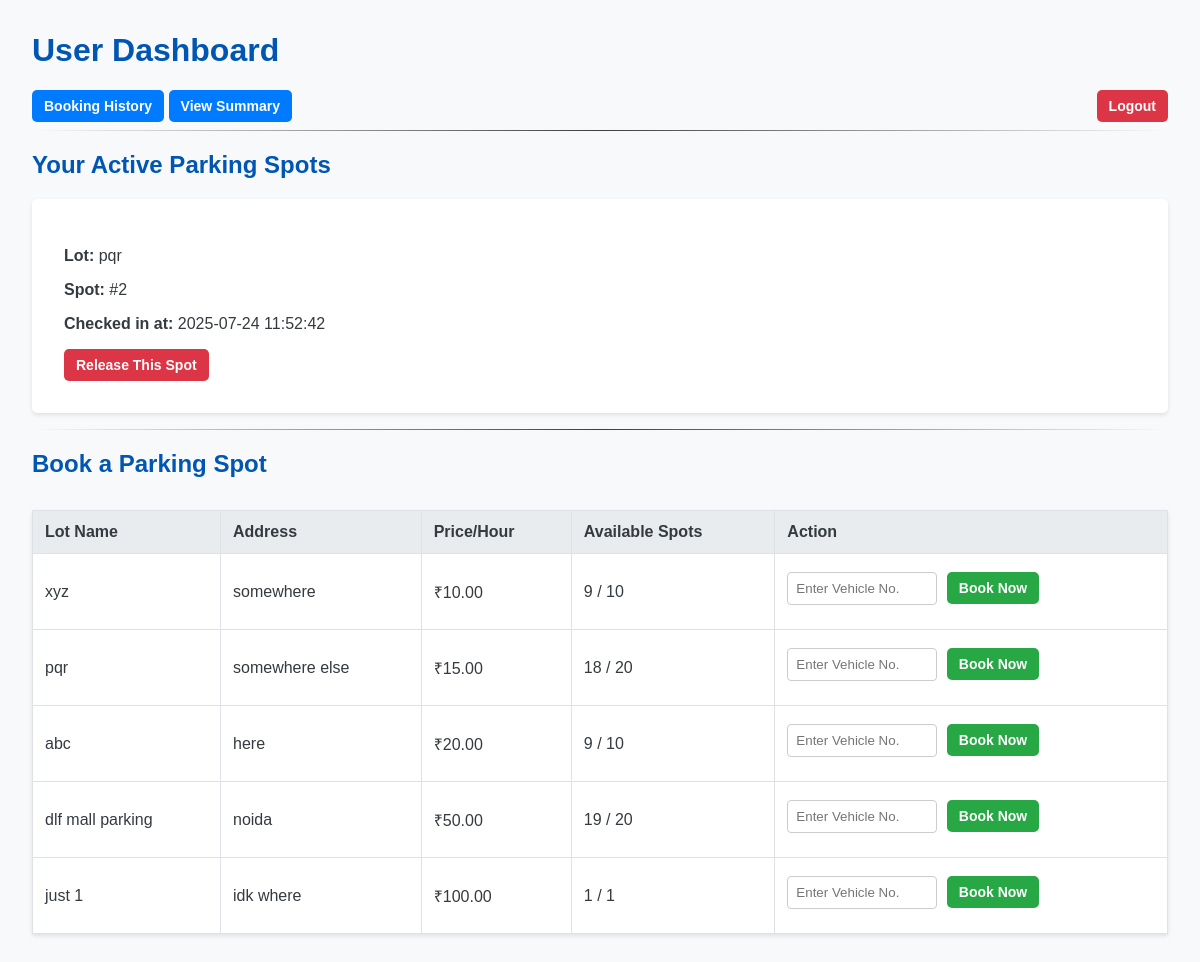
The app's page /dashboard (signed in) with its own data.
### models/models.py (models this page shows)
class Booking(db.Model):
    __tablename__ = 'bookings'
    id = db.Column(db.Integer, primary_key=True)
    vehicle_number = db.Column(db.String(20), nullable=False)
    check_in_time = db.Column(db.DateTime, nullable=False, default=datetime.utcnow)
    check_out_time = db.Column(db.DateTime, nullable=True)
    total_cost = db.Column(db.Float, nullable=True)
    user_id = db.Column(db.Integer, db.ForeignKey('users.id'), nullable=False)
    spot_id = db.Column(db.Integer, db.ForeignKey('parking_spots.id'), nullable=False)

class ParkingLot(db.Model):
    __tablename__ = 'parking_lots'
    id = db.Column(db.Integer, primary_key=True)
    name = db.Column(db.String(100), nullable=False)
    address = db.Column(db.String(200), nullable=False)
    pincode = db.Column(db.String(10), nullable=False)
    price_per_hour = db.Column(db.Float, nullable=False)
    capacity = db.Column(db.Integer, nullable=False)
    spots = db.relationship('ParkingSpot', backref='parking_lot', lazy=True, cascade="all, delete-orphan")

class ParkingSpot(db.Model):
    __tablename__ = 'parking_spots'
    id = db.Column(db.Integer, primary_key=True)
    spot_number = db.Column(db.Integer, nullable=False)
    status = db.Column(db.String(1), default='A', nullable=False)
    lot_id = db.Column(db.Integer, db.ForeignKey('parking_lots.id'), nullable=False)
    bookings = db.relationship('Booking', backref='parking_spot', lazy=True)

### app.py (the view)
@app.route('/dashboard')
def user_dashboard():
    user_id = session.get('user_id')
    if not user_id:
        return redirect(url_for('login'))
    active_bookings = Booking.query.filter_by(user_id=user_id, check_out_time=None).all()
    lots = ParkingLot.query.all()
    for lot in lots:
        lot.available_spots = ParkingSpot.query.filter_by(lot_id=lot.id, status='A').count()
    return render_template('user_dashboard.html', lots=lots, active_bookings=active_bookings)

### templates/user_dashboard.html (shortened to what this page needs)
<!DOCTYPE html>
<html lang="en">
<head>
    <link rel="stylesheet" href="{{ url_for('static', filename='css/styles.css') }}">
</head>
<body>
    <h1>User Dashboard</h1>
    <div>
        <a href ="{{ url_for('user_history') }}" class="btn btn-primary">Booking History</a>
        <a href="{{ url_for('user_charts') }}" class="btn btn-primary">View Summary</a>
        <a href="{{ url_for('logout') }}" class="btn btn-danger" style="float:right;">Logout</a>
    </div>
    <hr>
    <h2>Your Active Parking Spots</h2>
    {% if active_bookings %}
        {% for booking in active_bookings %}
        <div class="card-form" style="margin-bottom: 1em;">
            <p><strong>Lot:</strong> {{ booking.parking_spot.parking_lot.name }}</p>
            <p><strong>Spot:</strong> #{{ booking.parking_spot.spot_number }}</p>
            <p><strong>Checked in at:</strong> {{ booking.check_in_time.strftime('%Y-%m-%d %H:%M:%S') }}</p>
            <form action="{{ url_for('release_spot', booking_id=booking.id) }}" method="POST">
                <button type="submit" class="btn btn-danger">Release This Spot</button>
            </form>
        </div>
        {% endfor %}
    {% else %}
        <p>You have no active parking spots.</p>
    {% endif %}
    <hr>
    <h2>Book a Parking Spot</h2>
    <table>
        <thead>
            <tr>
                <th>Lot Name</th>
                <th>Address</th>
                <th>Price/Hour</th>
                <th>Available Spots</th>
                <th>Action</th>
            </tr>
        </thead>
        <tbody>
            {% for lot in lots %}
            <tr>
                <td>{{ lot.name }}</td>
                <td>{{ lot.address }}</td>
                <td>₹{{ '%.2f'|format(lot.price_per_hour) }}</td>
                <td>{{ lot.available_spots }} / {{ lot.capacity }}</td>
                <td>
                    {% if lot.available_spots > 0 %}
                        <form action="{{ url_for('book_spot', lot_id=lot.id) }}" method="POST">
                            <input type="text" name="vehicle_number" placeholder="Enter Vehicle No." required style="width: 150px; display: inline-block; margin-right: 5px;">
                            <button type="submit" class="btn btn-success">Book Now</button>
                        </form>
                    {% else %}
                        <button class="btn" disabled>Full</button>
                    {% endif %}
                </td>
            </tr>
            {% endfor %}
        </tbody>
    </table>
</body>
</html>

### static/css/styles.css (style rules this page uses)
body { font-family: sans-serif; margin: 2em; background-color: #f8f9fa; color: #343a40; }
h1, h2 { color: #0056b3; }
hr { border: 0; height: 1px; background-image: linear-gradient(to right, rgba(0, 0, 0, 0), rgba(0, 0, 0, 0.75), rgba(0, 0, 0, 0)); }
table { width: 100%; border-collapse: collapse; margin-top: 2em; background-color: white; box-shadow: 0 2px 4px rgba(0,0,0,0.1); }
th, td { border: 1px solid #dee2e6; padding: 12px; text-align: left; }
th { background-color: #e9ecef; }
.card-form { background-color: white; padding: 2em; border-radius: 5px; box-shadow: 0 2px 4px rgba(0,0,0,0.1); }
input[type="text"], input[type="number"], input[type="email"], input[type="password"] { width: 100%; padding: 8px; margin: 6px 0 12px 0; display: inline-block; border: 1px solid #ccc; border-radius: 4px; box-sizing: border-box; }
.btn { padding: 8px 12px; border-radius: 5px; border: none; cursor: pointer; font-weight: bold; color: white; text-decoration: none; font-size: 14px; display: inline-block; }
.btn-primary { background-color: #007bff; }
.btn-danger { background-color: #dc3545; }
.btn-success { background-color: #28a745; }

### records on screen
Booking: parking_spot.parking_lot.name "pqr", parking_spot.spot_number "2", check_in_time "2025-07-24 11:52:42"
ParkingLot: name "xyz", address "somewhere", price_per_hour "10.00", available_spots "9", capacity "10"
ParkingLot: name "pqr", address "somewhere else", price_per_hour "15.00", available_spots "18", capacity "20"
ParkingLot: name "abc", address "here", price_per_hour "20.00", available_spots "9", capacity "10"
ParkingLot: name "dlf mall parking", address "noida", price_per_hour "50.00", available_spots "19", capacity "20"
ParkingLot: name "just 1", address "idk where", price_per_hour "100.00", available_spots "1", capacity "1"
